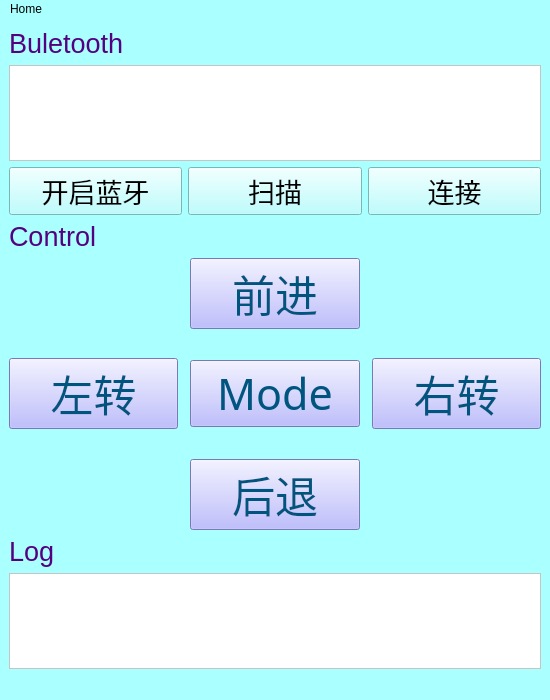
<?xml version="1.0" encoding="UTF-8"?>
<ui version="4.0">
 <class>MainWindow</class>
 <widget class="QMainWindow" name="MainWindow">
  <property name="geometry">
   <rect>
    <x>0</x>
    <y>0</y>
    <width>550</width>
    <height>700</height>
   </rect>
  </property>
  <property name="windowTitle">
   <string>MainWindow</string>
  </property>
  <property name="autoFillBackground">
   <bool>false</bool>
  </property>
  <property name="styleSheet">
   <string notr="true">background-color: rgb(170, 255, 255);</string>
  </property>
  <widget class="QWidget" name="centralwidget">
   <property name="enabled">
    <bool>true</bool>
   </property>
   <property name="sizePolicy">
    <sizepolicy hsizetype="Preferred" vsizetype="Preferred">
     <horstretch>0</horstretch>
     <verstretch>0</verstretch>
    </sizepolicy>
   </property>
   <property name="autoFillBackground">
    <bool>false</bool>
   </property>
   <layout class="QGridLayout" name="gridLayout">
    <item row="0" column="0">
     <layout class="QHBoxLayout" name="horizontalLayout_2">
      <item>
       <widget class="QLabel" name="label_Buletooth">
        <property name="text">
         <string>&lt;html&gt;&lt;head/&gt;&lt;body&gt;&lt;p&gt;&lt;span style=&quot; font-size:20pt; color:#55007f;&quot;&gt;Buletooth&lt;/span&gt;&lt;/p&gt;&lt;/body&gt;&lt;/html&gt;</string>
        </property>
       </widget>
      </item>
      <item>
       <spacer name="horizontalSpacer_2">
        <property name="orientation">
         <enum>Qt::Horizontal</enum>
        </property>
        <property name="sizeHint" stdset="0">
         <size>
          <width>40</width>
          <height>20</height>
         </size>
        </property>
       </spacer>
      </item>
      <item>
       <widget class="QLabel" name="label_signal">
        <property name="text">
         <string>&lt;html&gt;&lt;head/&gt;&lt;body&gt;&lt;p&gt;&lt;img src=&quot;:/network.png&quot;/&gt;&lt;/p&gt;&lt;/body&gt;&lt;/html&gt;</string>
        </property>
       </widget>
      </item>
     </layout>
    </item>
    <item row="1" column="0">
     <widget class="QListWidget" name="listWidget_Ble">
      <property name="sizePolicy">
       <sizepolicy hsizetype="Expanding" vsizetype="Expanding">
        <horstretch>0</horstretch>
        <verstretch>0</verstretch>
       </sizepolicy>
      </property>
      <property name="font">
       <font>
        <pointsize>16</pointsize>
       </font>
      </property>
      <property name="styleSheet">
       <string notr="true">background-color: rgb(255, 255, 255);</string>
      </property>
     </widget>
    </item>
    <item row="2" column="0">
     <layout class="QHBoxLayout" name="BuletoothLayout">
      <item>
       <widget class="QPushButton" name="OnButton">
        <property name="font">
         <font>
          <pointsize>20</pointsize>
         </font>
        </property>
        <property name="text">
         <string>开启蓝牙</string>
        </property>
       </widget>
      </item>
      <item>
       <widget class="QPushButton" name="ScanButton">
        <property name="font">
         <font>
          <pointsize>20</pointsize>
         </font>
        </property>
        <property name="text">
         <string>扫描</string>
        </property>
       </widget>
      </item>
      <item>
       <widget class="QPushButton" name="ConnectButton">
        <property name="font">
         <font>
          <pointsize>20</pointsize>
         </font>
        </property>
        <property name="text">
         <string>连接</string>
        </property>
       </widget>
      </item>
     </layout>
    </item>
    <item row="3" column="0">
     <widget class="QLabel" name="label_Control">
      <property name="text">
       <string>&lt;html&gt;&lt;head/&gt;&lt;body&gt;&lt;p&gt;&lt;span style=&quot; font-size:20pt; color:#55007f;&quot;&gt;Control&lt;/span&gt;&lt;/p&gt;&lt;/body&gt;&lt;/html&gt;</string>
      </property>
     </widget>
    </item>
    <item row="4" column="0">
     <layout class="QGridLayout" name="ControlLayout">
      <property name="bottomMargin">
       <number>0</number>
      </property>
      <property name="horizontalSpacing">
       <number>12</number>
      </property>
      <property name="verticalSpacing">
       <number>18</number>
      </property>
      <item row="0" column="1">
       <widget class="QPushButton" name="UpButton">
        <property name="sizePolicy">
         <sizepolicy hsizetype="Minimum" vsizetype="Fixed">
          <horstretch>0</horstretch>
          <verstretch>0</verstretch>
         </sizepolicy>
        </property>
        <property name="font">
         <font>
          <family>新宋体</family>
          <pointsize>32</pointsize>
         </font>
        </property>
        <property name="styleSheet">
         <string notr="true">background-color: rgb(170, 170, 255);
color: rgb(0, 85, 127);</string>
        </property>
        <property name="text">
         <string>前进</string>
        </property>
        <property name="autoDefault">
         <bool>false</bool>
        </property>
        <property name="default">
         <bool>false</bool>
        </property>
       </widget>
      </item>
      <item row="2" column="1">
       <widget class="QPushButton" name="ModeButton">
        <property name="sizePolicy">
         <sizepolicy hsizetype="Minimum" vsizetype="Fixed">
          <horstretch>0</horstretch>
          <verstretch>0</verstretch>
         </sizepolicy>
        </property>
        <property name="font">
         <font>
          <family>新宋体</family>
          <pointsize>32</pointsize>
         </font>
        </property>
        <property name="styleSheet">
         <string notr="true">background-color: rgb(170, 170, 255);
color: rgb(0, 85, 127);</string>
        </property>
        <property name="text">
         <string>Mode</string>
        </property>
        <property name="autoDefault">
         <bool>false</bool>
        </property>
        <property name="default">
         <bool>false</bool>
        </property>
        <property name="flat">
         <bool>false</bool>
        </property>
       </widget>
      </item>
      <item row="2" column="0">
       <widget class="QPushButton" name="LeftButton">
        <property name="sizePolicy">
         <sizepolicy hsizetype="Minimum" vsizetype="Fixed">
          <horstretch>0</horstretch>
          <verstretch>0</verstretch>
         </sizepolicy>
        </property>
        <property name="font">
         <font>
          <family>新宋体</family>
          <pointsize>32</pointsize>
         </font>
        </property>
        <property name="styleSheet">
         <string notr="true">background-color: rgb(170, 170, 255);
color: rgb(0, 85, 127);</string>
        </property>
        <property name="text">
         <string>左转</string>
        </property>
        <property name="default">
         <bool>false</bool>
        </property>
       </widget>
      </item>
      <item row="2" column="2">
       <widget class="QPushButton" name="RightButton">
        <property name="sizePolicy">
         <sizepolicy hsizetype="Minimum" vsizetype="Fixed">
          <horstretch>0</horstretch>
          <verstretch>0</verstretch>
         </sizepolicy>
        </property>
        <property name="font">
         <font>
          <family>新宋体</family>
          <pointsize>32</pointsize>
         </font>
        </property>
        <property name="styleSheet">
         <string notr="true">background-color: rgb(170, 170, 255);
color: rgb(0, 85, 127);</string>
        </property>
        <property name="text">
         <string>右转</string>
        </property>
        <property name="default">
         <bool>false</bool>
        </property>
       </widget>
      </item>
      <item row="1" column="1">
       <spacer name="verticalSpacer">
        <property name="orientation">
         <enum>Qt::Vertical</enum>
        </property>
        <property name="sizeHint" stdset="0">
         <size>
          <width>20</width>
          <height>60</height>
         </size>
        </property>
       </spacer>
      </item>
      <item row="4" column="1">
       <widget class="QPushButton" name="DownButton">
        <property name="sizePolicy">
         <sizepolicy hsizetype="Minimum" vsizetype="Fixed">
          <horstretch>0</horstretch>
          <verstretch>0</verstretch>
         </sizepolicy>
        </property>
        <property name="font">
         <font>
          <family>新宋体</family>
          <pointsize>32</pointsize>
         </font>
        </property>
        <property name="styleSheet">
         <string notr="true">background-color: rgb(170, 170, 255);
color: rgb(0, 85, 127);</string>
        </property>
        <property name="text">
         <string>后退</string>
        </property>
        <property name="default">
         <bool>false</bool>
        </property>
       </widget>
      </item>
      <item row="3" column="1">
       <spacer name="verticalSpacer_2">
        <property name="orientation">
         <enum>Qt::Vertical</enum>
        </property>
        <property name="sizeHint" stdset="0">
         <size>
          <width>20</width>
          <height>60</height>
         </size>
        </property>
       </spacer>
      </item>
     </layout>
    </item>
    <item row="5" column="0">
     <layout class="QHBoxLayout" name="horizontalLayout">
      <item>
       <widget class="QLabel" name="label_Log">
        <property name="text">
         <string>&lt;!DOCTYPE HTML PUBLIC &quot;-//W3C//DTD HTML 4.0//EN&quot; &quot;http://www.w3.org/TR/REC-html40/strict.dtd&quot;&gt;
&lt;html&gt;&lt;head&gt;&lt;meta name=&quot;qrichtext&quot; content=&quot;1&quot; /&gt;&lt;style type=&quot;text/css&quot;&gt;
p, li { white-space: pre-wrap; }
&lt;/style&gt;&lt;/head&gt;&lt;body style=&quot; font-family:'SimSun'; font-size:9pt; font-weight:400; font-style:normal;&quot;&gt;
&lt;p style=&quot; margin-top:0px; margin-bottom:0px; margin-left:0px; margin-right:0px; -qt-block-indent:0; text-indent:0px;&quot;&gt;&lt;span style=&quot; font-size:20pt; color:#55007f;&quot;&gt;Log&lt;/span&gt;&lt;/p&gt;&lt;/body&gt;&lt;/html&gt;</string>
        </property>
       </widget>
      </item>
      <item>
       <spacer name="horizontalSpacer">
        <property name="orientation">
         <enum>Qt::Horizontal</enum>
        </property>
        <property name="sizeHint" stdset="0">
         <size>
          <width>40</width>
          <height>20</height>
         </size>
        </property>
       </spacer>
      </item>
      <item>
       <widget class="QLabel" name="label_call">
        <property name="text">
         <string>&lt;html&gt;&lt;head/&gt;&lt;body&gt;&lt;p&gt;&lt;img src=&quot;:/call.png&quot;/&gt;&lt;/p&gt;&lt;/body&gt;&lt;/html&gt;</string>
        </property>
       </widget>
      </item>
     </layout>
    </item>
    <item row="6" column="0">
     <widget class="QTextBrowser" name="LogtextBrowser">
      <property name="font">
       <font>
        <pointsize>16</pointsize>
       </font>
      </property>
      <property name="styleSheet">
       <string notr="true">background-color: rgb(255, 255, 255);</string>
      </property>
     </widget>
    </item>
   </layout>
  </widget>
  <widget class="QStatusBar" name="statusbar"/>
  <widget class="QMenuBar" name="menubar">
   <property name="geometry">
    <rect>
     <x>0</x>
     <y>0</y>
     <width>550</width>
     <height>23</height>
    </rect>
   </property>
   <widget class="QMenu" name="menuHome">
    <property name="title">
     <string>Home</string>
    </property>
   </widget>
   <addaction name="menuHome"/>
  </widget>
 </widget>
 <resources/>
 <connections/>
</ui>
